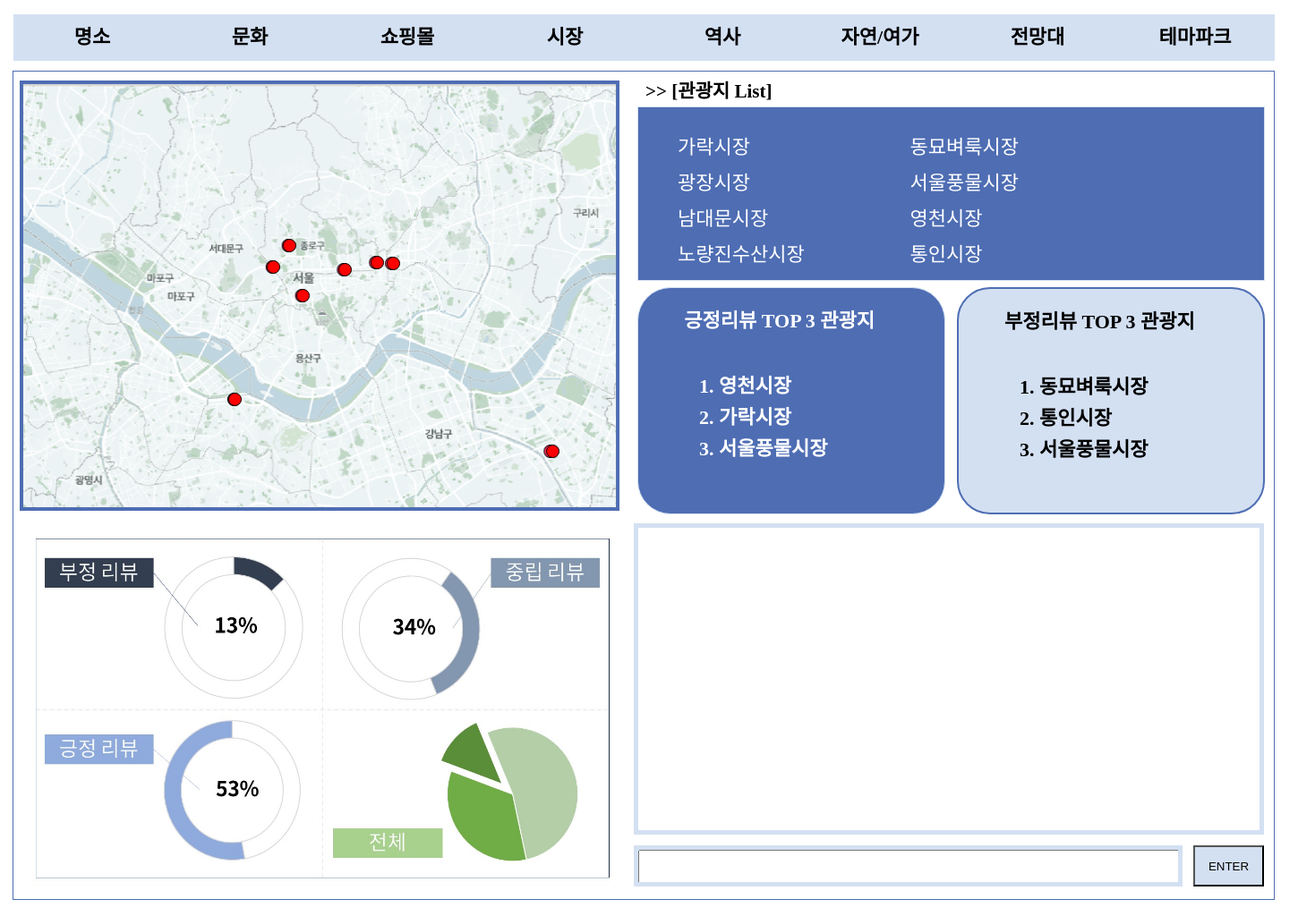
/theme/5/, run on the app's committed database.
### theme/models.py (models this page shows, shortened)
class Theme(models.Model):
    theme_name = models.CharField('theme_name',max_length=250)
    map_img = models.ImageField(blank=False, upload_to='images',null=False)
    graph_img = models.ImageField(blank=False, null=False, upload_to='images')
    good = models.CharField('good_top3',max_length=250)
    bad = models.CharField('bad_top3',max_length=250)
    def good_list(self):
        return self.good.split(',')
    def bad_list(self):
        return self.bad.split(',')

class Place(models.Model):
    place_name = models.CharField('place_name',max_length=250)
    map_img = models.ForeignKey(Theme, on_delete=models.CASCADE)
    point = models.CharField('point',max_length=250)
    graph_img = models.ImageField(blank=False, null=False, upload_to = 'images')
    wordcloud_img = models.ImageField(blank=False, null=False, upload_to = 'images')
    solutions = models.CharField('solutions',max_length=250)
    def get_absolute_url(self):
        return reverse('theme:place_detail', kwargs={'pk':self.id})
    def points(self):
        return self.point.split(',')

### theme/views.py (the view)
# urls.py: path('theme/<int:pk>/', views.ThemeDV.as_view(), name='theme_detail'),
class ThemeDV(DetailView):
    model = Theme
    template_name = 'theme/theme_detail.html'
    context_object_name = 'themes'

### theme/templates/theme/theme_detail.html (shortened to what this page needs)
{% extends 'base.html' %}
{% load static %}
                    {% block contents %}
                    <div class="map_box">
                        <div class="map_img">
                            <img src ="{{ object.map_img.url }}"/>
                            {% for place in object.place_set.all %}
                            <div onclick="location.href='{{ place.get_absolute_url }}';" class='point_circle' style='position:absolute; top: {{place.points.0}}px; left:{{place.points.1}}px;', title='{{ place.place_name }}'></div>
                            {% endfor %}
                        </div>
                    </div>
                    <div class="graph_box">
                        <div class="graph_area">
                            <img src="{{ object.graph_img.url }}" />
                        </div>
                    </div>
                    <div class="placelist_box">
                        <div class="placelist_title">
                            <p style='margin-top: 0%; font-weight: bold; font-size: 21px;'>
                                >> [관광지 List]
                            </p>
                        </div>
                        <div class="placelist_area" id='box_style_deep'>
                            <ul class = 'ul_style'>
                                {% for place in object.place_set.all %}
                                <li><a href='{{ place.get_absolute_url }}' style='text-decoration: none;' class='ul_style'> {{ place.place_name }} </a></li>
                                {% endfor %}
                            </ul>
                        </div>
                    </div>
                    <div class="keyword_box">
                        <div class="good_top_area" style='color: white;'>
                            <div class="top_box"id = "box_style_deep">
                                <span class="top_title">
                                    긍정리뷰 TOP 3 관광지
                                </span>
                                <div class="top3">
                                    <ol>
                                        {% for good in object.good_list %}
                                        <li>{{ good }}</li>
                                        {% endfor %}
                                    </ol>
                                </div>
                            </div>
                        </div>
                        <div class="bad_top_area">
                            <div class="top_box" id='box_style_light'>
                                <span class="top_title" >
                                     부정리뷰 TOP 3 관광지
                                </span>
                                <div class="top3">
                                    <ol>
                                        {% for bad in object.bad_list %}
                                        <li>{{bad}}</li>
                                        {% endfor %}
                                    </ol>
                                </div>
                            </div>
                        </div>
                    </div>
                    {% endblock %}

### theme/static/css/main.css (style rules this page uses)
* { box-sizing: border-box; }
a, a:hover, a:focus, a:active { text-decoration: none; color: inherit; }
body { font-size: 22px; margin: 0 auto; }
.keyword_box { width: 721px; height: 264px; position: absolute; top: 237px; left: 690px; overflow: hidden; }
.bad_top_area { width: 364px; height: 264px; position: absolute; top: 0px; left: 357px; overflow: hidden; }
.top_box { width: 344px; height: 254px; position: absolute; top: 4px; left: 7px; border: 1px solid rgba(0,0,0,1); border-radius: 37px; overflow: hidden; text-align: center; font-weight: bold; }
.top_title { height: 33px; position: absolute; top: 20px; left: 15%; overflow: hidden; line-height: 33px; }
.top3 { width: 243px; height: 150px; position: absolute; top: 70px; left: 50px; margin-top: 0px; line-height: 160%; text-align: left; overflow: hidden; }
.good_top_area { width: 357px; height: 264px; position: absolute; top: 0px; left: 0px; overflow: hidden; }
.placelist_box { width: 721px; height: 237px; position: absolute; top: 0px; left: 690px; overflow: hidden; }
.placelist_area { width: 701px; height: 195px; position: absolute; top: 39px; left: 7px; overflow-y: scroll; text-align: left; }
.ul_style { list-style-type: disc }
ul.ul_style li { color: white; padding: 2px; margin: 2px; width: 250px; display: inline-block ; max-width: 721px; max-height: 237px; text-align: left; }
.placelist_title { width: 690px; height: 34px; position: absolute; top: 5px; left: 16px; overflow: hidden; text-align: left; text-size-adjust: 12px; }
.graph_box { width: 690px; height: 425px; position: absolute; top: 501px; left: 0px; overflow: hidden; }
.graph_area { width: 668px; height: 406px; position: absolute; top: 9px; left: 11px; overflow: hidden; }
div.graph_area img { width: 668px; height: 406px; }
.map_box { width: 690px; height: 501px; position: absolute; top: 0px; left: 0px; overflow: hidden; }
.map_img { width: 674px; height: 485px; position: absolute; top: 10px; left: 7px; overflow: hidden; }
div.map_img img { width: 670px; height: 481px; top:0px; left: 0px; }
.point_circle { width: 15px; height: 15px; border-radius: 75px; background: red; border: 1px solid black; }
#box_style_deep { background: rgba(78,109,179,1); border: 1px solid rgba(211,224,242,1); }
#box_style_light { background: rgba(211,224,242,1); border: 2px solid rgba(78,109,179,1); }

### data on the page
Theme: map_img (picture), graph_img (picture)
Place: place_name "가락시장"
Place: place_name "동묘벼룩시장"
Place: place_name "광장시장"
Place: place_name "서울풍물시장"
Place: place_name "남대문시장"
Place: place_name "영천시장"
Place: place_name "노량진수산시장"
Place: place_name "통인시장"

### other printed values
{{ good }} "영천시장" "가락시장" "서울풍물시장"
{{ bad }} "동묘벼룩시장" "통인시장" "서울풍물시장"
